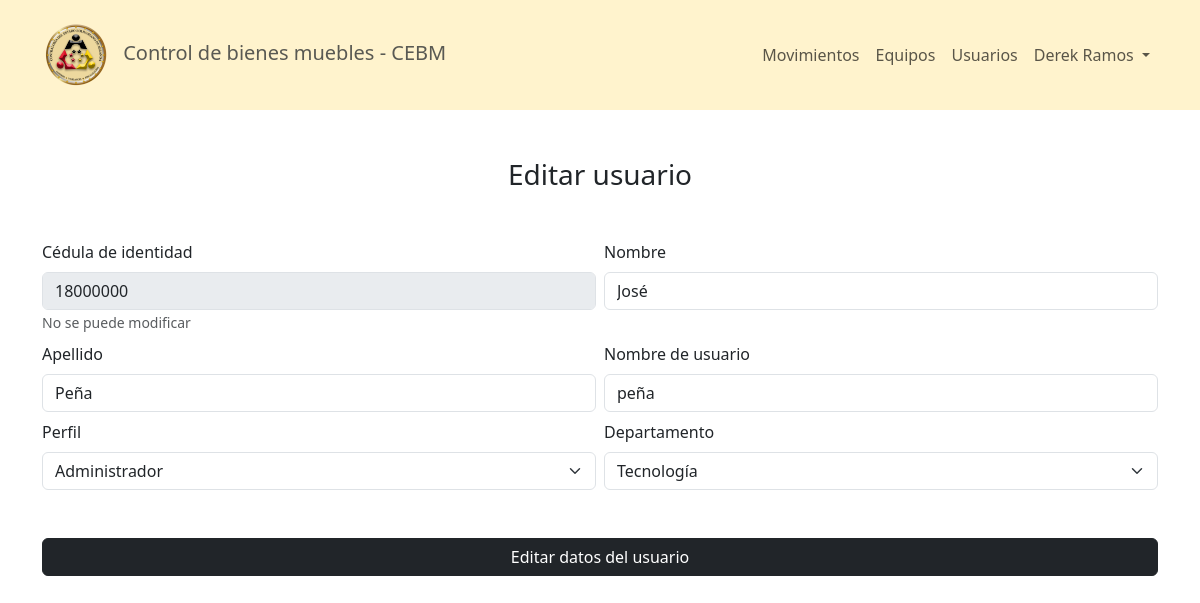
Page /pages/editUser.php?id=13&op=e (signed in) on the committed database.
### tables this page shows
CREATE TABLE `usuarios` (
  `id` int(11) NOT NULL,
  `nombre` varchar(40) NOT NULL,
  `apellido` varchar(40) NOT NULL,
  `ci` varchar(8) NOT NULL,
  `departamento` int(11) NOT NULL,
  `rol` tinyint(4) NOT NULL,
  `estatus` tinyint(4) NOT NULL,
  `username` varchar(30) NOT NULL,
  `password` varchar(256) NOT NULL
);

### config/conex.php (called while the page is built, shortened)
<?php
    $user = "root";
?>

### pages/editUser.php (the view, shortened to what this page needs)
<?php include ('../config/Header.php'); ?>
<?php include ('../config/NavBar.php'); ?>
<?php
    require('../config/conex.php');
    $id = $_GET['id'];
    $op = $_GET['op'];
    $query = "SELECT * FROM usuarios WHERE id = $id";
    $result = mysqli_query($conn, $query);
    $user = mysqli_fetch_array($result);
?>
<section class="mt-5">
    <h3 class="text-center">
        <?php
            if($op === 'e'){
                echo("Editar usuario");
            } else if ($op === 'p'){
                echo("Cambiar contraseña");
            }
        ?>
    </h3>
    <div class="container d-flex justify-content-center mt-5">
        <?php
            if($op === 'e'){
        ?>
        <form action="../services/users/edit_user.php" method="POST" class="row g-2" autocomplete="off">
            <div class="col-sm-6">
                <label class="form-label" for="ci">Cédula de identidad</label>
                <input class="form-control" name="ci" id="ci" maxlength="8" placeholder="14000000" value="<?php echo($user[3])?>" disabled>
                <small class="form-text text-muted">No se puede modificar</small>
            </div>
            <div class="col-sm-6">
                <label for="name" class="form-label">Nombre</label>
                <input class="form-control" type="text" name="nombre" id="name" maxlength="40" placeholder="Ingrese su nombre" value="<?php echo($user[1])?>" required>
            </div>
            <div class="col-sm-6">
                <label class="form-label" for="apellido">Apellido</label>
                <input class="form-control" type="text" name="apellido" maxlength="40" id="apellido" placeholder="Ingrese su apellido" value="<?php echo($user[2])?>" required>
            </div>
            <div class="col-sm-6">
                <label class="form-label" for="user">Nombre de usuario</label>
                <input class="form-control" type="text" name="username" id="user" placeholder="Ingrese su usuario" maxlength="30" value="<?php echo($user[7])?>" required>
            </div>
            <div class="col-sm-6">
                <label class="form-label" for="rol">Perfil</label>
                <select class="form-select" name="rol" id="rol" required>
                    <?php
                        $roles = ["Administrador", "Analista"];
                        foreach($roles as $key => $role){
                            $selected = ($user[5] == $key) ? "selected" : "";
                            echo("<option value='$key' $selected>$role</option>");
                        }
                    ?>
                </select>
            </div>
            <div class="col-sm-6">
                <label class="form-label" for="user">Departamento</label>
                <select class="form-select" name="departamento" id="departamento" required>
                    <?php
                        require('../config/conex.php');
                        $res = mysqli_query($conn, "SELECT * FROM departamento");
                        while($row = mysqli_fetch_array($res)){
                            if($user[4] == $row[0]){
                                ?>
                                <option selected value="<?php echo($row[0]); ?>"><?php echo($row[1]); ?></option>
                                <?php
                            } else {
                                ?>
                                <option value="<?php echo($row[0]); ?>"><?php echo($row[1]); ?></option>
                                <?php
                            }
                        }
                    ?>
                </select>
            </div>
            <div class="d-grid gap-2 mt-5">
                <input class="btn btn-dark" type="submit" value="Editar datos del usuario">
            </div>
        </form>
        <?php
            }
        ?>
    </div>
</section>
<?php
    include('../config/FooterHtml.php');
?>

### src/global.css (style rules this page uses)
* { font-family: system-ui, sans-serif; box-sizing: border-box; margin: 0; }

### rows in the picture
usuarios: ci "18000000", nombre "José", apellido "Peña", username "peña"

### other values in the picture
$nombre "Derek"
$apellido "Ramos"
form field rol "Administrador"
form field departamento "Tecnología"
